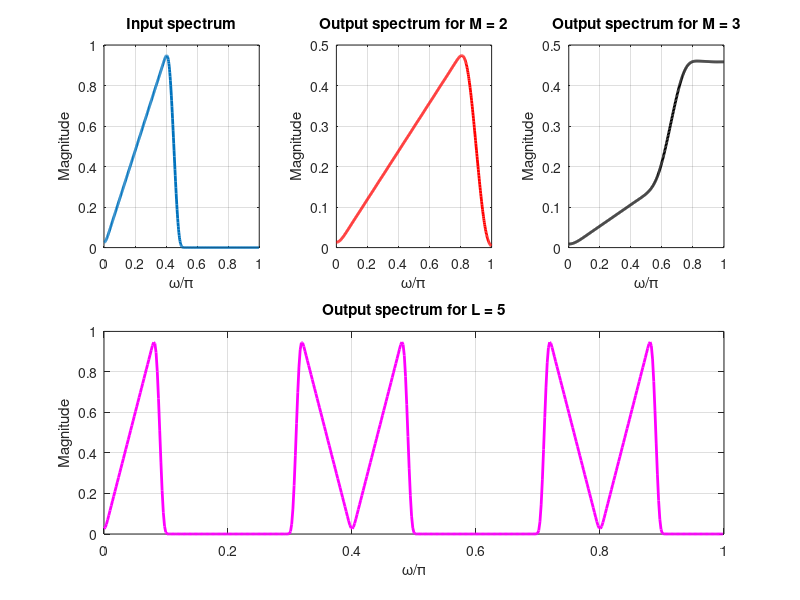

Here is the MATLAB script that generated this plot:
% DSP_II_S_6_2
% Down- and Up-Sampling in the Frequency-Domain
clc
clearvars
close all
%
%% Input spectrum
freq = [0 0.42 0.48 1];
mag = [0 1 0 0];
x = fir2(101,freq,mag);
[Xz,w] = freqz(x,1); 
%
%% Down-Sampling
y1 = downsample(x,2);           % Down-sampling by M = 2
[Yz1,w1] = freqz(y1,1);
y2 = downsample(x,3);           % Down-sampling by M = 3
[Yz2,w2] = freqz(y2,1);   
%
%% Up-Sampling
y3 = upsample(x,5);             % Up-sampling by L = 5
[Yz3,w3] = freqz(y3,1);
%
%% Plots
subplot(231)
plot(w/pi,abs(Xz),'LineWidth',2); grid
xlabel('\omega/\pi'); ylabel('Magnitude');
title('Input spectrum');
subplot(232)
plot(w1/pi, abs(Yz1),'LineWidth',2,'Color','r'); grid
xlabel('\omega/\pi'); ylabel('Magnitude');
title('Output spectrum for M = 2');
subplot(233)
plot(w2/pi, abs(Yz2),'LineWidth',2,'Color','k'); grid;
xlabel('\omega/\pi'); ylabel('Magnitude');
title('Output spectrum for M = 3');
subplot(2,3,4:6);
plot(w3/pi, abs(Yz3),'LineWidth',2,'Color','m'); grid
xlabel('\omega/\pi'); ylabel('Magnitude');
title('Output spectrum for L = 5');
% EOF